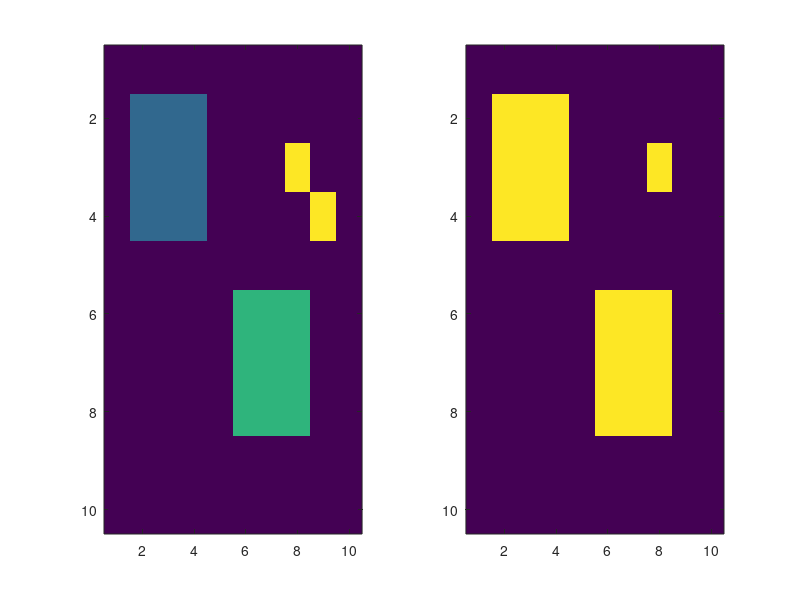

The MATLAB script that drew this image:
clear;
displayHelp = 1;


if displayHelp
    A = 10*ones(10,10);
    A(2:4,2:4) = 22;    % maxima 12 higher than surrounding pixels
    A(6:8,6:8) = 33;    % maxima 23 higher than surrounding pixels
    %A(2,7) = 44;
    a=0;
    A(3,8-a) = 45.2;
    A(4,9-a) = 44.8
    regmax = imregionalmax(A,8)
    subplot(1,2,1)
    imagesc(A)
    subplot(1,2,2)
    imagesc(regmax)
else
    Frames = 26;
    convSz = 2; % extension of the spot size by convolution
    if ~exist('img3D.mat')
        gaus=fspecial('gaussian', 5, 1.5);
        lap=[-1,-1,-1;-1,8,-1;-1,-1,-1];
        reply='stack_001.tif';
        reply='102x108xy_15ms_100P_296G_1.5x_CROP_105.tif';
        for j=1:Frames
            img3D(:,:,j) = imread(reply,j);
            img3D(:,:,j) = imfilter(img3D(:,:,j),gaus,'symmetric');
            img3D(:,:,j) = imfilter(img3D(:,:,j),lap,'symmetric');
        end
        save img3D
    end

    load img3D
    img3D=img3D/100;
    imgSpts = imregionalmax(img3D,18); % spots
    sz = 2*convSz+1;
    convMtrx = ones(sz,sz,sz);
    sliceomatic(double(imgSpts))
    imgSpts = convn(imgSpts,convMtrx);
    imgSpts = logical(imgSpts);
    imgSpts=1-imgSpts;
    img3Dfilt = img3D.*uint16(imgSpts(convSz+1:end-convSz,convSz+1:end-convSz,convSz+1:end-convSz));
    sliceomatic(img3Dfilt);
end

